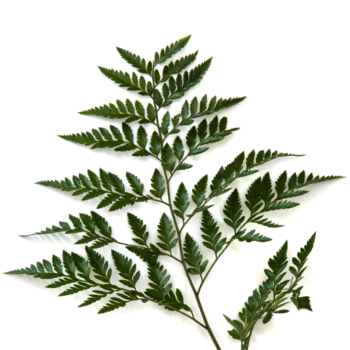
#> input picture 4/arbol.png, 350 x 350 px
$ python practica4.py
#> lines starting #> are read from the running program, lines starting #| are printed output that depends on the picture
import os
import numpy as np
import matplotlib as mpl
mpl.rcParams['animation.ffmpeg_path'] = '/usr/bin/ffmpeg'
import matplotlib.pyplot as plt
from mpl_toolkits.mplot3d import axes3d
from scipy.spatial import ConvexHull
import matplotlib.cm as cm
from matplotlib import animation
from skimage import io, color

# Funciones auxiliares para poder guardar las animaciones
# tanto en gif como en mp4 u otros formatos de video similares
def save_gif(fileName, anim, fps):
    writergif = animation.PillowWriter(fps=fps)
    anim.save(fileName, writer=writergif)

def save_video(fileName, anim, fps):
    try:
        writervideo = animation.FFMpegWriter(fps=fps)
        anim.save(fileName, writer=writervideo)
    except FileNotFoundError as e:
        print(e)
        print("Check if you have downloaded FFMPEG and given the path to executable\
            or binary (depending on OS) to matplotlib on line 4")

# Apartado i)

fig = plt.figure()
ax = plt.axes(projection='3d')
props = dict(boxstyle='round', facecolor='wheat')
timelabel = ax.text(0.2,0.2,0.0, "", transform=ax.transAxes, ha="right", bbox=props)

# Tomamos los datos de prueba
X, Y, Z = axes3d.get_test_data(0.05)
# Lo pasamos a un formato de lista de puntos afines
points = np.empty((X.shape[0]*X.shape[1], 3))
shape = X.shape
points[:,0] = X.reshape(-1)
points[:,1] = Y.reshape(-1)
points[:,2] = Z.reshape(-1)
N = points.shape[0]
# Calculamos el centroide
C = 1/ N * np.sum(points, axis=0)
# Calculamos vectores de forma de point[i] = C + vector[i]
vectors = points - C

# Calculamos el diámetro
hull = ConvexHull(points)
d = 0
print(f'There are {len(hull.vertices)} vertices')
for i in range(len(hull.vertices)-1):
    for j in range(i, len(hull.vertices)):
        d = max(d,  (points[hull.vertices[i],0]-points[hull.vertices[j],0])**2+\
                    (points[hull.vertices[i],1]-points[hull.vertices[j],1])**2+\
                    (points[hull.vertices[i],2]-points[hull.vertices[j],2])**2)
d = np.sqrt(d)
print(f'd={d}')

v = np.array([0,0,d])
# Ponemos los puntos y los vectores como una matriz para poder
# representarlo en el contour
points = np.reshape(points, list(shape)+[3])
vectors = np.reshape(vectors, list(shape)+[3])

# Ponemos los límites del plot
maxXY = max(np.amax(np.abs(X)), np.amax(np.abs(Y)))*np.sqrt(2)
ax.set_xlim(-maxXY, maxXY)
ax.set_ylim(-maxXY, maxXY)
ax.set_zlim(np.amin(Z), np.amax(Z)+d)

# Matriz de rotación vectorial
def rotacion(t, theta=3*np.pi):
    return np.array([[np.cos(t*theta), -np.sin(t*theta), 0],\
                     [np.sin(t*theta),  np.cos(t*theta), 0],\
                     [       0       ,        0        , 1]])

def transformXYZ(t):
    # Es lo mismo que hacer points[i] = M * vectors[i] + [0,0,d], donde * es el
    # producto de una matriz por un vector y donde vectors[i] es un elemento del
    # espacio vectorial asociado al espacio afín
    return np.tensordot(vectors, rotacion(t), axes=(len(vectors.shape)-1,1)) + t*v + C

levels = 24
cmap = plt.cm.get_cmap('plasma')
cont = ax.contour(points[:,:,0], points[:,:,1], points[:,:,2], levels, extend3d=True, cmap = cmap)
def update1(t):
    global cont
    for c in ax.collections:
        c.remove()
    newPoints = transformXYZ(t)
    cont = ax.contour(newPoints[:,:,0], newPoints[:,:,1], newPoints[:,:,2], levels, extend3d=True, cmap= cmap)
    timelabel.set_text("t = {:.3f}".format(t))

precision = 0.002
time = np.arange(0,1,precision)
time = np.array(list(time)+[1.0]*10+list(time)[::-1])
ani = animation.FuncAnimation(fig, update1, frames=time,
                                         interval=int(1000/30), blit=False, repeat=False)

plt.show()
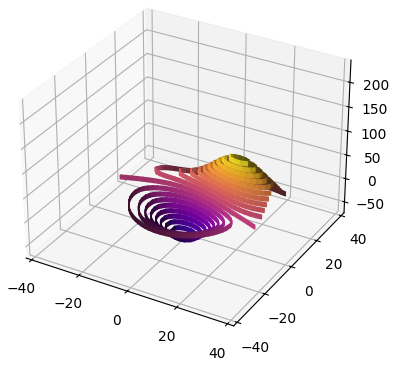
#> figure drawn by matplotlib, 1 panel
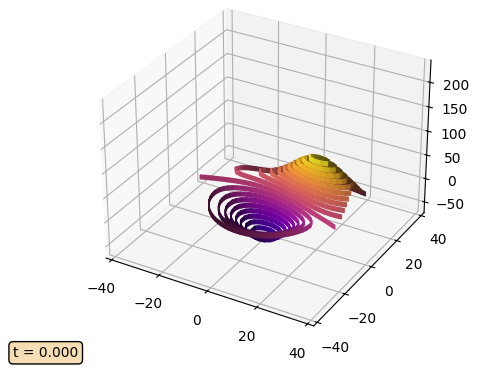
#> figure drawn by matplotlib, 1 panel
save_video(f'animation1.mp4', ani, 30)
print('Finished 1')

# Apartado ii)
img = io.imread('arbol.png')
#> img is the input picture: shape (350, 350, 4); mean R, G, B, A 206.3, 210.8, 198.1, 255
xyz = img.shape
#> xyz = (350, 350, 4)

x = np.arange(0,xyz[0],1)
#> x = 350 values from 0 to 349
y = np.arange(0,xyz[1],1)
#> y = 350 values from 0 to 349
xx,yy = np.meshgrid(x, y)
xx = np.asarray(xx).reshape(-1)
yy = np.asarray(yy).reshape(-1)
z  = img[:,:,1]
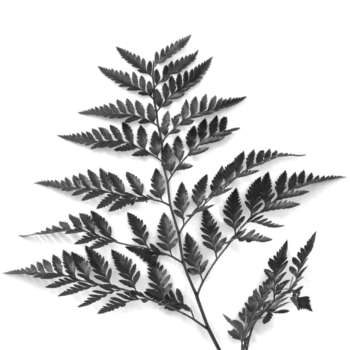
#> z: shape (350, 350); min 24, max 255, mean 210.8
zz = np.asarray(z).reshape(-1)

"""
Consideraremos sólo los elementos con zz < 240
"""
#Variables de estado coordenadas
x0 = xx[zz<240]
y0 = yy[zz<240]
z0 = zz[zz<240]/256.
N = x0.shape[0]
#> N = 41156

points = np.empty((N, 3))
points[:,0] = np.copy(x0)
points[:,1] = np.copy(y0)
points[:,2] = np.copy(z0)
# Calculamos el centroide
C = 1/ N * np.sum(points, axis=0)
#> C = [173.7, 204.5, 0.486]
# Calculamos vectores de forma de point[i] = C + vector[i]
vectors = points - C

# Calculamos el diámetro
hull = ConvexHull(points)
d = 0
print(f'There are {len(hull.vertices)} vertices')
#| There are 129 vertices
for i in range(len(hull.vertices)-1):
    for j in range(i, len(hull.vertices)):
        d = max(d,  (points[hull.vertices[i],0]-points[hull.vertices[j],0])**2+\
                    (points[hull.vertices[i],1]-points[hull.vertices[j],1])**2+\
                    (points[hull.vertices[i],2]-points[hull.vertices[j],2])**2)
d = np.sqrt(d)
print(f'd={d}')
v = np.array([d,d,0])
#Variable de estado: color
col = plt.get_cmap("viridis")(np.array(0.1+z0))

fig, ax = plt.subplots()
props = dict(boxstyle='round', facecolor='wheat')
timelabel = ax.text(0.2,0.8, "", transform=ax.transAxes, ha="right", bbox=props)

# Ponemos los límites del plot
maxXY = max(np.amax(np.abs(x0)), np.amax(np.abs(y0)))*np.sqrt(2)+d
#> maxXY = 851
ax.set_xlim(0, maxXY)
ax.set_ylim(0, maxXY)

scat = ax.scatter(x0,y0,c=col,s=0.1)

def update2(t):
    scat.set_offsets(transformXYZ(t)[:,:2])
    timelabel.set_text("t = {:.3f}".format(t))
    return [scat, timelabel]

precision = 0.01
time = np.arange(0,1+precision,precision)
time = np.array(list(time)+[1.0]*10+list(time)[::-1])
ani = animation.FuncAnimation(fig, update2, frames=time,
                                         interval=int(1000/30), blit=True, repeat=False)

# plt.show()
save_video(f'animation2_fast.mp4', ani, 30)
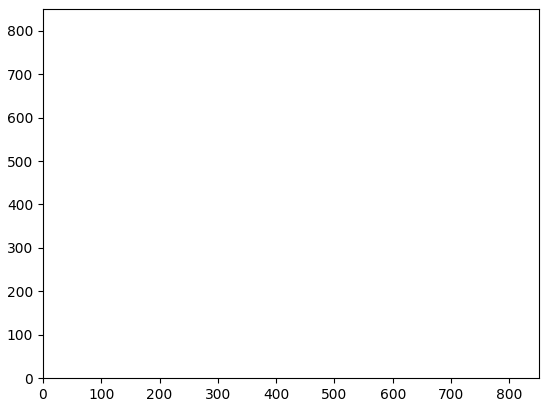
#> figure drawn by matplotlib, 1 panel
